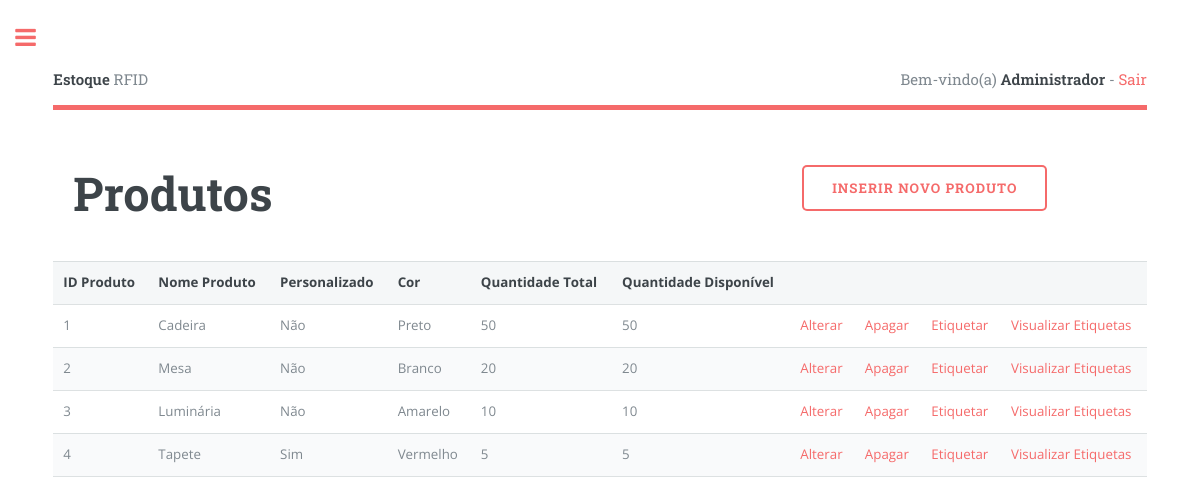
Screenshot of /produto_listar.php (signed in) with the database file from the repository.
### tables this page shows
create table tbProduto (
	idProduto int NOT NULL AUTO_INCREMENT,
	nomeProd varchar (30) NOT NULL,
	personalizado  bit NOT NULL,
	cor  varchar (15) NOT NULL,
	obs  varchar (50),
	quantTotal int NOT NULL,
	quantDisponivel int NOT NULL,
	CONSTRAINT PK_IDPRODUTO PRIMARY KEY (idProduto)
);

### Model/Produto.php (called while the page is built, shortened)
<?php
class Produto {
  	private $idProduto;
    public function getIdProduto() {
        return $this->idProduto;
    }
}
?>

### Controller/ProdutoController.php (called while the page is built, shortened)
<?php
include_once "Model/Conexao.php";
class ProdutoController
{
    public function __construct(Conexao $db)
    {
        $this->db = $db;
    }
    public function Listar(Produto $produto) {
        if ($produto->getIdProduto() == NULL) {
           $SQL = $this->db->getConection()->query("SELECT * FROM tbProduto");
           return $SQL;
        } else {
           $SQL = $this->db->getConection()->query("SELECT * FROM tbProduto WHERE idProduto ='".$produto->getIdProduto()."'");
           return $SQL;
        }
     }
}
?>

### Model/Conexao.php (called while the page is built, shortened)
<?php
class Conexao
{
	private $host = "localhost";
	private $username = "root";
	private $password = "";
	private $database = "bd_rfid";
	private $conexao = null;
	public function getConection()
	{
		return $this->conexao;
	}
	private function conect()
	{
		$this->conexao = mysqli_connect(
			$this->host,
			$this->username,
			$this->password,
			$this->database
		);
	}
}

### produto_listar.php (the view, shortened to what this page needs)
<?php
include_once "Model/Conexao.php";
include_once "Model/Produto.php";
include_once "Controller/ProdutoController.php";
$conn = new Conexao();
$produto = new Produto();
$produtoController = new ProdutoController($conn);
$query = $produtoController->Listar($produto);
?>
<?php include_once 'header.php'; ?>
					<section>
						<header class="main">
							<div class="row">
								<div class="col-8">
									<h1>Produtos</h1>
								</div>
								<div class="col-4">
									<a class="button" href="produto_inserir.php">Inserir Novo Produto</a>
								</div>
							</div>
						</header>
						<center>
							<table>
								<tr>
									<th>ID Produto</th>
									<th>Nome Produto</th>
									<th>Personalizado</th>
									<th>Cor</th>
									<th>Quantidade Total</th>
									<th>Quantidade Disponível</th>
									<th> </th>
									<th> </th>
									<th> </th>
									<th> </th>
								</tr>
								<?php while($reg = $query->fetch_array()): ?>
								<tr>
									<td> <?= $reg["idProduto"];?> </td>
									<td> <?= $reg["nomeProd"];?> </td>
									<td> <?= $reg['personalizado'] == '1' ? 'Sim' : 'Não' ?> </td>
									<td> <?= $reg["cor"];?> </td>
									<td> <?= $reg["quantTotal"];?> </td>
									<td> <?= $reg["quantDisponivel"];?> </td>
									<center>
										<td> <a href="produto_alterar.php?idProduto=<?=$reg["idProduto"];?>">Alterar</a> </td>
										<td> <a href="?idProduto=<?=$reg["idProduto"];?>&apagar=1">Apagar</a> </td>
										<td> <a href="produto_etiquetar.php?idProduto=<?=$reg["idProduto"];?>">Etiquetar</a> </td>
										<td> <a href="etiquetas_listar.php?idProduto=<?=$reg["idProduto"]; ?>&nomeProd=<?=$reg["nomeProd"]; ?>">Visualizar Etiquetas</a> </td>
									</center>
								</tr>
								<?php endwhile; ?>
							</table>
						</center>
					</section>
<?php include 'footer.php'; ?>

### header.php (shortened to what this page needs)
<!DOCTYPE HTML>
<html>
<head>
	<link rel="stylesheet" href="assets/css/main.css" />
</head>
<body class="is-preload">
	<div id="wrapper">
		<div id="main">
			<div class="inner">
				<header id="header">
					<div class="row">
						<div class="col-6">
							<a href="index.php" class="logo"><strong>Estoque</strong> RFID</a>
						</div>
						<div class="col-6 align-right logo">
							Bem-vindo(a) <strong><?php echo $_SESSION['nomeUsuario']; ?></strong> - <a href="logout.php">Sair</a>
						</div>
				</header>

### footer.php (shortened to what this page needs)
				</div>
			</div>
		</div>
	</body>
</html>

### rows the page displays
tbproduto: idProduto "1", nomeProd "Cadeira", personalizado "Não", cor "Preto", quantTotal "50", quantDisponivel "50"
tbproduto: idProduto "2", nomeProd "Mesa", personalizado "Não", cor "Branco", quantTotal "20", quantDisponivel "20"
tbproduto: idProduto "3", nomeProd "Luminária", personalizado "Não", cor "Amarelo", quantTotal "10", quantDisponivel "10"
tbproduto: idProduto "4", nomeProd "Tapete", personalizado "Sim", cor "Vermelho", quantTotal "5", quantDisponivel "5"

### other values shown
$_SESSION['nomeUsuario'] "Administrador"
